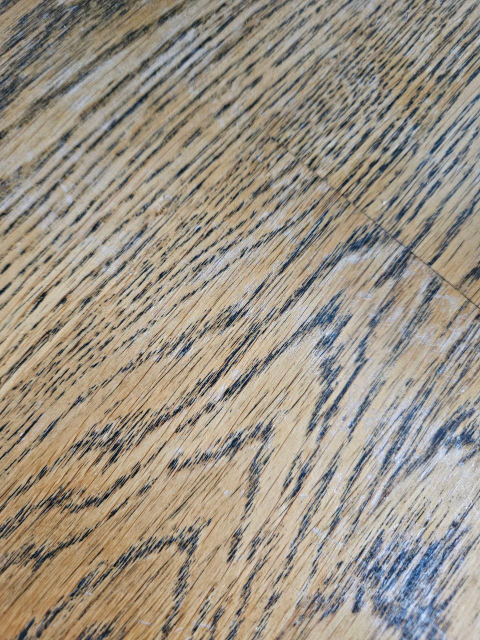
#> input picture images/image.jpg, 960 x 1280 px (shown at 1/2 size)
$ python -i preprocessing.py   (imports and definitions only)
#> lines starting #> are read from the running program, lines starting #| are printed output that depends on the picture; after the words box and inside, x2 and y2 are one past the last pixel; in counts of white or black regions, pixels touching at a corner belong together
#> further down, picture is the input picture: shape (1280, 960, 3); mean B, G, R 133.4, 146.8, 155.8
import cv2 as cv
import numpy as np

WIDTH_LIMIT = 1280
HEIGHT_LIMIT = 800
MIN_BRIGHTNESS = 110


def preprocess(image):
    reshaped = reshape(image, WIDTH_LIMIT, HEIGHT_LIMIT)

    gray = cv.cvtColor(reshaped, cv.COLOR_BGR2GRAY)

    binary = threshold(gray, MIN_BRIGHTNESS)

    reshaped, binary = crop_background(reshaped, binary)

    return reshaped, binary


def reshape(image, width_lim, height_lim):
#> called with width_lim = 1280, height_lim = 800
    height, width = image.shape[:2]
#> height = 1280; width = 960
    if height > width:
        image = cv.rotate(image, cv.ROTATE_90_CLOCKWISE)
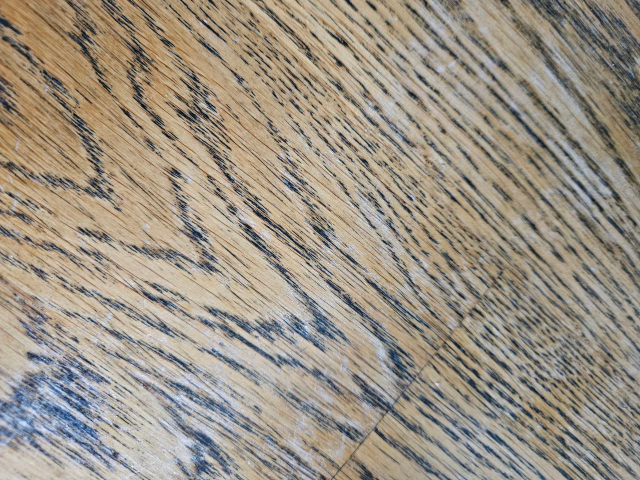
#> image: shape (960, 1280, 3) (shown at 1/2 size); mean of channels 0, 1, 2 133.4, 146.8, 155.8; drawn as B, G, R

    scale = min(width_lim / width, height_lim / height)
#> scale = 0.625
    image = cv.resize(image, None, fx=scale, fy=scale)
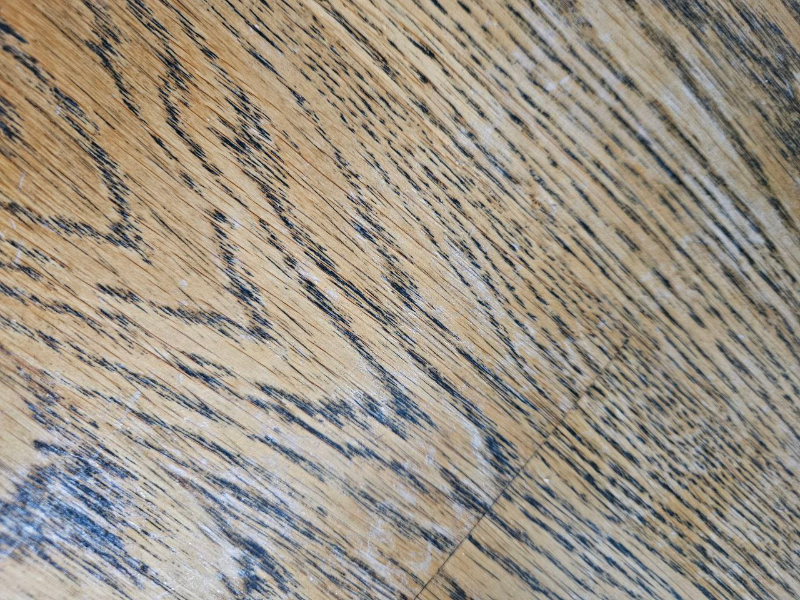
#> image: shape (600, 800, 3); mean of channels 0, 1, 2 133.3, 146.6, 155.7; drawn as B, G, R
#> in preprocess, `gray = cv.cvtColor(reshaped, cv.COLOR_BGR2GRAY)`:
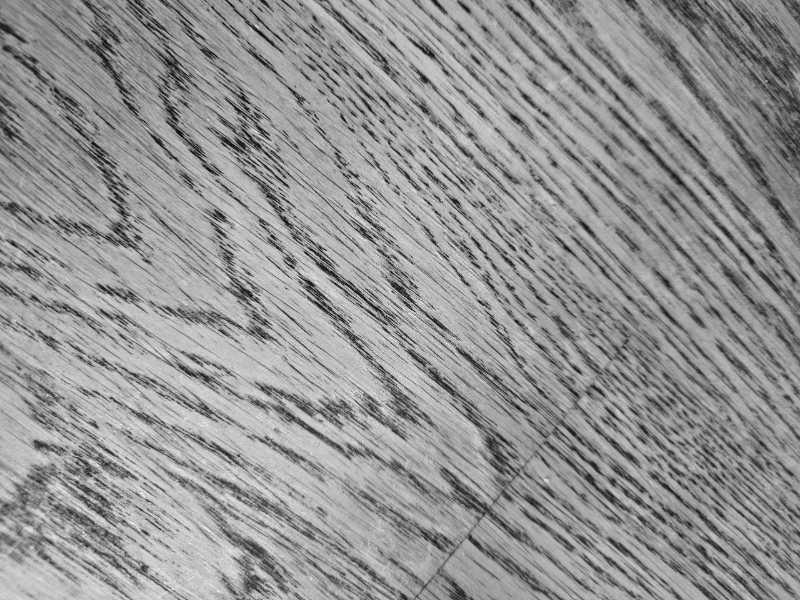
#> gray: shape (600, 800); min 5, max 251, mean 147.8
    return image


def threshold(gray_image, min_brightness):
#> called with min_brightness = 110
    thresh_type = cv.THRESH_BINARY if np.mean(gray_image) < min_brightness else cv.THRESH_BINARY_INV
#> thresh_type = 1
    _, binary = cv.threshold(gray_image, 0, 255, thresh_type + cv.THRESH_OTSU)
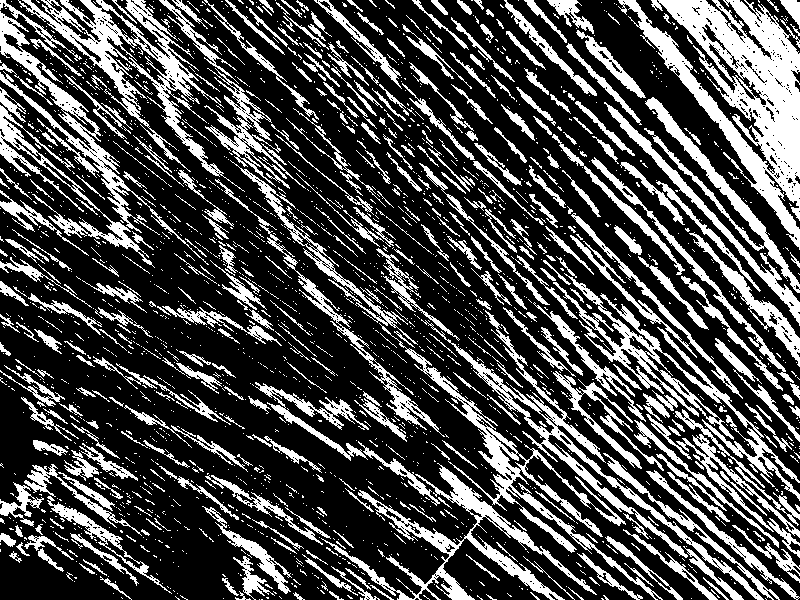
#> binary: shape (600, 800); 29.3% white; 2156 white regions (1742 under 20 px)
    return binary


def crop_background(reshaped, binary):
    contours, _ = cv.findContours(binary, cv.RETR_EXTERNAL, cv.CHAIN_APPROX_SIMPLE)
#> contours = 2136 contours, 1846 with area under 20; largest, box (x1, y1, x2, y2) and area: (618, 0, 800, 250) 15746, (18, 0, 245, 192) 7932, (321, 463, 597, 600) 4930, (421, 310, 764, 600) 4908, (553, 273, 800, 501) 4726
    x_min, y_min = np.inf, np.inf
    x_max, y_max = -np.inf, -np.inf

    for contour in contours:
        x, y, w, h = cv.boundingRect(contour)
        x_min = min(x_min, x)
        y_min = min(y_min, y)
        x_max = max(x_max, x + w)
        y_max = max(y_max, y + h)
#> this loop made 2136 passes
#> (x, y, w, h, x_min, y_min, x_max) on passes 2, 4, 6: (259, 599, 1, 1, 259, 599, 263), (691, 598, 1, 1, 259, 598, 767), (223, 598, 1, 1, 223, 598, 767)

    if contours:
        cropped_images = [img[y_min - 10:y_max + 10, x_min - 10:x_max + 10] for img in [reshaped] + [binary]]
#> cropped_images = 2 items
        return cropped_images[0], cropped_images[1]
    else:
        return reshaped, binary

>>> import cv2
>>> picture = cv2.imread('../images/image.jpg')
>>> result = preprocess(picture)
